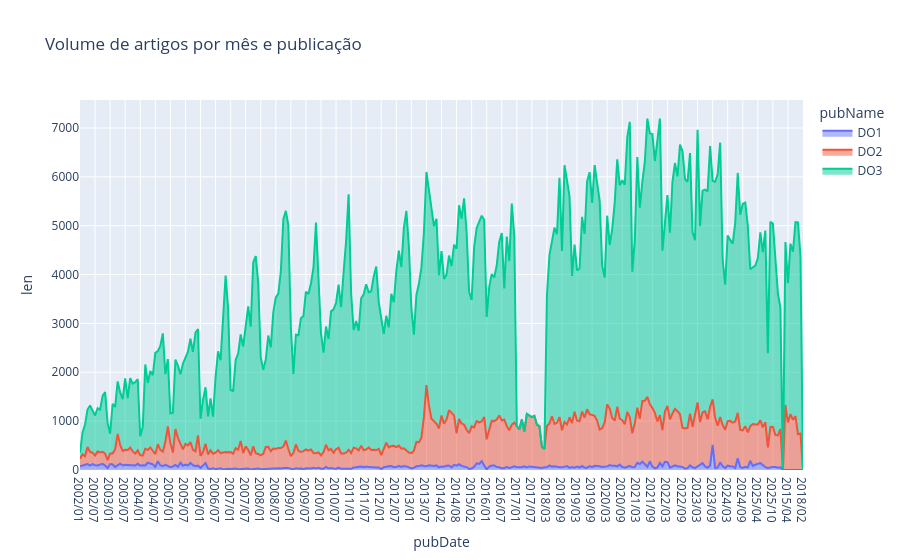

The notebook cell saved with this chart:
### Markdown cell above
## Volume de documentos por período

### Code cell
volume_por_ano = df.group_by(pl.col('pubDate').dt.strftime('%Y/%m'), pl.col('pubName').str.head(3)).agg(pl.len()).sort('pubDate', 'pubName')
fig = px.area(volume_por_ano.to_pandas(), x='pubDate', y='len', color='pubName', title='Volume de artigos por mês e publicação')
fig.show()

### Figure 1 — Plotly figure (JSON) as saved in the notebook; plotly's stock layout.template omitted (floating-point values rounded to 4 significant figures; data arrays with more than 128 entries replaced by an {"elided": "..."} marker saying what was removed)
{"data": [{"fillpattern": {"shape": ""}, "hovertemplate": "pubName=DO1<br>pubDate=%{x}<br>len=%{y}<extra></extra>", "legendgroup": "DO1", "line": {"color": "#636efa"}, "marker": {"symbol": "circle"}, "mode": "lines", "name": "DO1", "orientation": "v", "showlegend": true, "stackgroup": "1", "type": "scatter", "x": {"elided": "280 str values"}, "xaxis": "x", "y": {"elided": "280 int values"}, "yaxis": "y"}, {"fillpattern": {"shape": ""}, "hovertemplate": "pubName=DO2<br>pubDate=%{x}<br>len=%{y}<extra></extra>", "legendgroup": "DO2", "line": {"color": "#EF553B"}, "marker": {"symbol": "circle"}, "mode": "lines", "name": "DO2", "orientation": "v", "showlegend": true, "stackgroup": "1", "type": "scatter", "x": {"elided": "288 str values"}, "xaxis": "x", "y": {"elided": "288 int values"}, "yaxis": "y"}, {"fillpattern": {"shape": ""}, "hovertemplate": "pubName=DO3<br>pubDate=%{x}<br>len=%{y}<extra></extra>", "legendgroup": "DO3", "line": {"color": "#00cc96"}, "marker": {"symbol": "circle"}, "mode": "lines", "name": "DO3", "orientation": "v", "showlegend": true, "stackgroup": "1", "type": "scatter", "x": {"elided": "277 str values"}, "xaxis": "x", "y": {"elided": "277 int values"}, "yaxis": "y"}], "layout": {"legend": {"title": {"text": "pubName"}, "tracegroupgap": 0}, "title": {"text": "Volume de artigos por mês e publicação"}, "xaxis": {"anchor": "y", "domain": [0, 1], "title": {"text": "pubDate"}}, "yaxis": {"anchor": "x", "domain": [0, 1], "title": {"text": "len"}}}}
